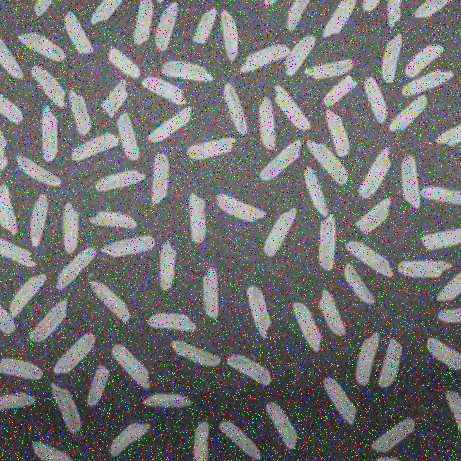
#> input picture images/noise.png, 461 x 461 px; its folder holds only this picture in this run
$ python project_1_count_num_of_rice.py
#> lines starting #> are read from the running program, lines starting #| are printed output that depends on the picture; after the words box and inside, x2 and y2 are one past the last pixel; in counts of white or black regions, pixels touching at a corner belong together
#> further down, img_ori is the input picture: shape (461, 461, 3); mean B, G, R 111.8, 111.8, 111.8
import numpy as np
import cv2
import glob
import time

# thresh_size xác định kích thước của vùng sẽ đặt lại giá trị xung quanh mỗi điểm nhiễu để các tần số lân cận cũng bị loại bỏ.
def denoise_periodic(img, filter_size=2, center_threshold_factor=50):
#> called with filter_size = 1, center_threshold_factor = 50
    height, width = img.shape[:]
#> height = 461; width = 461
    img_fft = np.fft.fft2(img)
    shifted_fft = np.fft.fftshift(img_fft)

    # Hiển thị biến đổi Fourier bằng log của fft
    magnitude_spectrum = 20 * np.log(np.abs(shifted_fft))
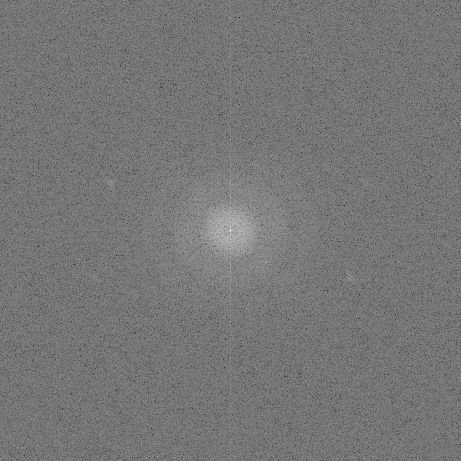
#> magnitude_spectrum: shape (461, 461) float64; min 43.63, max 339.7, mean 180.9; drawn with min black and max white

    # Lấy giá trị tại điểm trung tâm
    center_value = magnitude_spectrum[int(height / 2)][int(width / 2)]
#> center_value = 339.7

    # Tìm điểm có tần số cao
    # Tạo bộ lọc nhân chập có giá trị trung tâm là -1 và xung quanh là giá trị dương.
    # Bộ lọc này giúp phát hiện các điểm tần số nhiễu cao bằng cách làm nổi bật các điểm có tần số cao so với tần số trung bình xung quanh.
    freq_magnitude = np.copy(magnitude_spectrum)
    # tạo ma trận có độ lớn [2 * filter_size + 1, 2 * filter_size + 1], điểm trung tâm set = 1
    convolution_kernel = np.ones((2 * filter_size + 1, 2 * filter_size + 1), np.float32) / ((2 * filter_size + 1) * (2 * filter_size + 1) - 1)
    convolution_kernel[filter_size][filter_size] = -1
    convolution_kernel = -convolution_kernel

    filtered_freq = cv2.filter2D(freq_magnitude, -1, convolution_kernel)
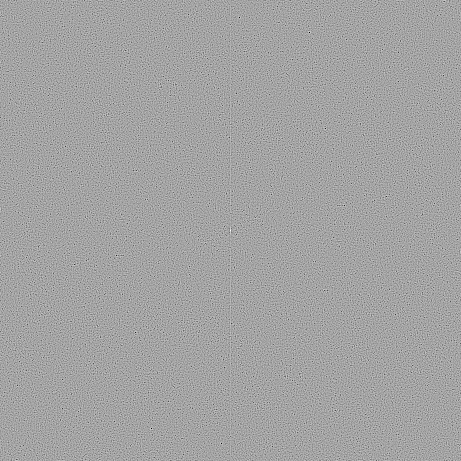
#> filtered_freq: shape (461, 461) float64; min -143.9, max 80.48, mean 0; drawn with min black and max white

    center_threshold = center_value * center_threshold_factor / 356
#> center_threshold = 47.71

    filtered_freq[int(height / 2)][int(width / 2)] = 0
#> filtered_freq: shape (461, 461) float64; under 0.01% of pixels changed, all inside (x1, y1, x2, y2) = (230, 230, 231, 231)
    high_freq_indices = np.where(filtered_freq > center_threshold)
#> high_freq_indices = (empty array, empty array)

    # Loại bỏ các điểm không phải là cực đại
    # tọa độ của các điểm tần số cao được chọn lọc
    selected_x = []
    selected_y = []

    for i, _ in enumerate(high_freq_indices[0]):
        point_value = magnitude_spectrum[high_freq_indices[0][i]][high_freq_indices[1][i]]
        local_area = np.copy(magnitude_spectrum[
            max(0, high_freq_indices[0][i] - filter_size):min(height, high_freq_indices[0][i] + filter_size + 1),
            max(0, high_freq_indices[1][i] - filter_size):min(width, high_freq_indices[1][i] + filter_size + 1)
        ])
        local_area[filter_size][filter_size] = 0

        max_local_value = np.amax(local_area)

        if point_value - max_local_value < 20:
            continue
        selected_x.append(high_freq_indices[0][i])
        selected_y.append(high_freq_indices[1][i])
#> this loop made 0 passes
#> after the loop, selected_x = []; selected_y = []

    # Đặt giá trị tại các điểm nhiễu đã chọn về 1
    for i, _ in enumerate(selected_x):
        x =  selected_x[i]
        y =  selected_y[i]
        shifted_fft[x, y] = 1

    # Khôi phục ảnh sau khi khử nhiễu
    inverse_shifted_fft = np.fft.ifftshift(shifted_fft)
    img_denoised = np.fft.ifft2(inverse_shifted_fft)
    img_denoised = np.abs(img_denoised).astype(np.uint8)

    return img_denoised

def count_objects(img):
    # Khử nhiễu chung
    median_filtered = cv2.medianBlur(img, 5)
    gaussian_blurred = cv2.GaussianBlur(median_filtered, (5, 5), 0)

    # Mở rộng ảnh để các bước lọc không ảnh hưởng đến các vùng ở cạnh
    # lật ảnh 3 kiểu
    flipped_all = cv2.flip(gaussian_blurred, -1)
    flipped_vertical = cv2.flip(gaussian_blurred, 0)
    flipped_horizontal = cv2.flip(gaussian_blurred, 1)

    # gắn ảnh đã lật thành 3*3 ảnh
    row_top = np.concatenate((flipped_all, flipped_vertical, flipped_all), axis=1)
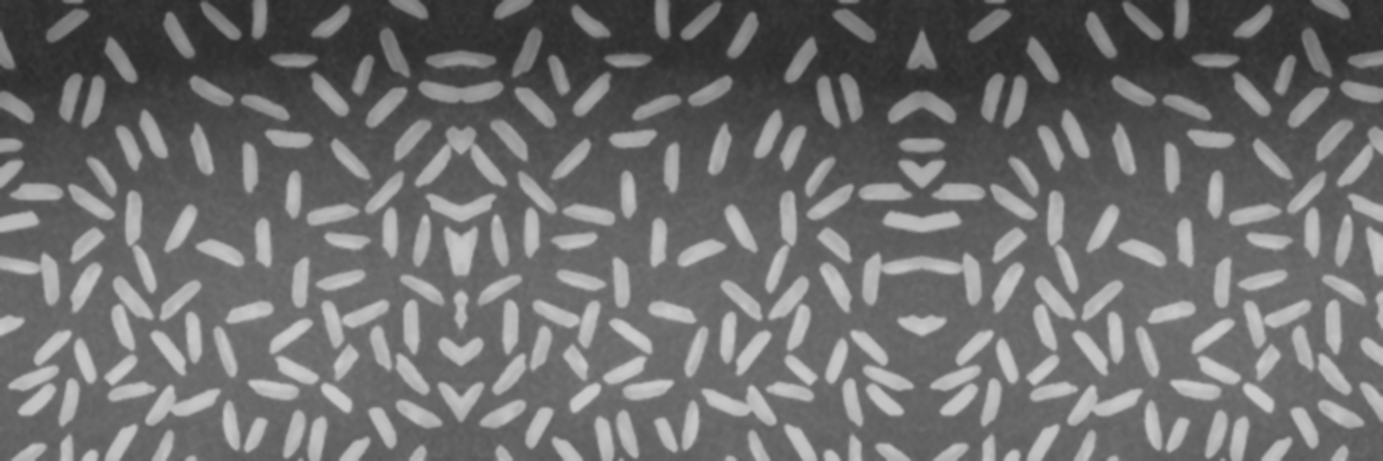
#> row_top: shape (461, 1383); min 43, max 203, mean 109.7
    row_middle = np.concatenate((flipped_horizontal, gaussian_blurred, flipped_horizontal), axis=1)
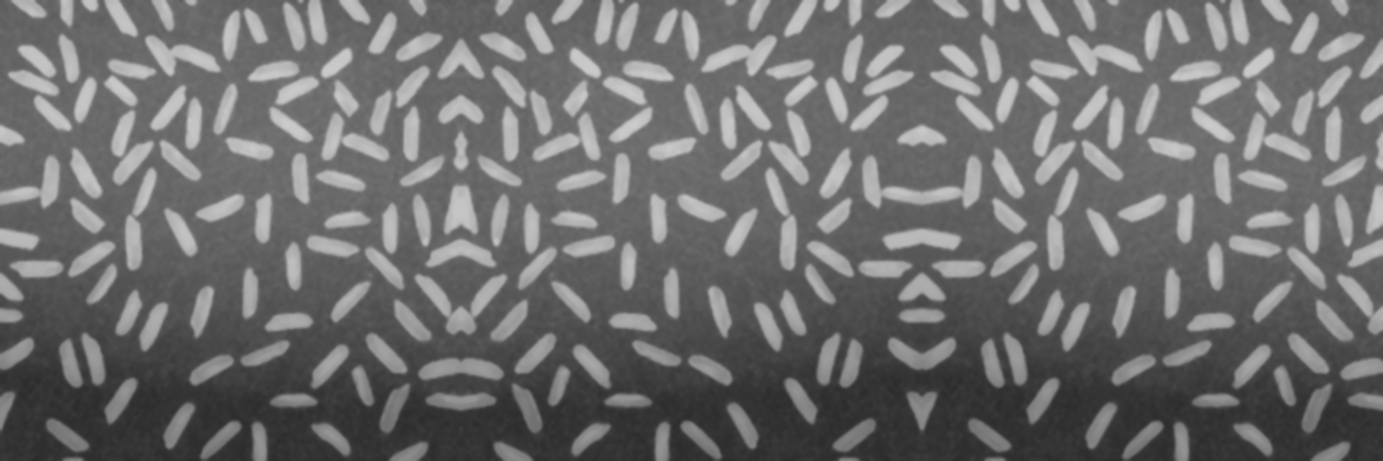
#> row_middle: shape (461, 1383); min 43, max 203, mean 109.7
    row_bottom = np.concatenate((flipped_all, flipped_vertical, flipped_all), axis=1)

    expanded_img = np.concatenate((row_top, row_middle, row_bottom), axis=0)

    # Xác định lại kích thước sau khi mở rộng
    expanded_height, expanded_width = expanded_img.shape[:]
#> expanded_height = 1383; expanded_width = 1383
    x1, x2 = int(expanded_width / 3), int(2 * expanded_width / 3)
#> x1 = 461; x2 = 922
    y1, y2 = int(expanded_height / 3), int(2 * expanded_height / 3)
#> y1 = 461; y2 = 922

    # Cân bằng histogram cục bộ
    clahe = cv2.createCLAHE(clipLimit=5, tileGridSize=(int(expanded_width / 50), int(expanded_height / 50)))
    equalized_img = clahe.apply(expanded_img)
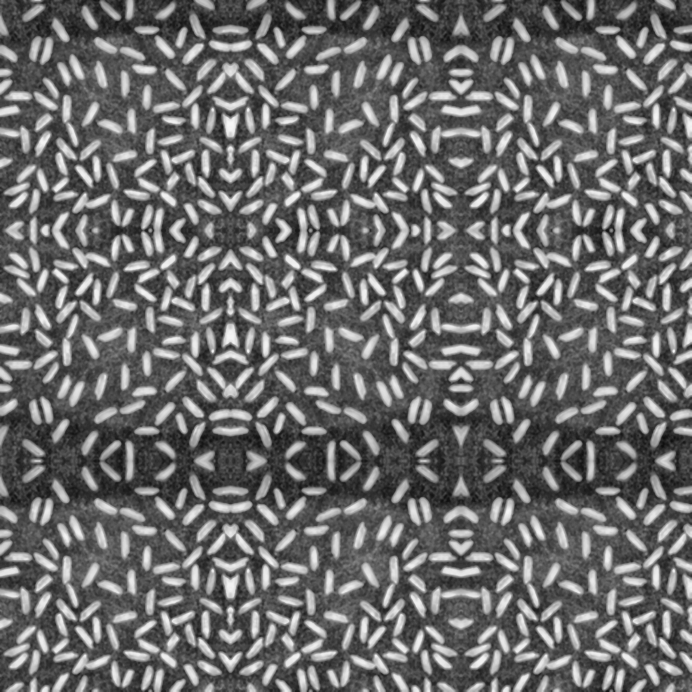
#> equalized_img: shape (1383, 1383) (shown at 1/2 size); min 12, max 247, mean 108.2
    # làm mịn ảnh
    equalized_img = cv2.GaussianBlur(equalized_img, (5, 5), 0)

    # Ngưỡng hóa cục bộ
    # Nhị phân ảnh
    thresholded_img = cv2.adaptiveThreshold(equalized_img, 255, cv2.ADAPTIVE_THRESH_GAUSSIAN_C, cv2.THRESH_BINARY, 55, -12)
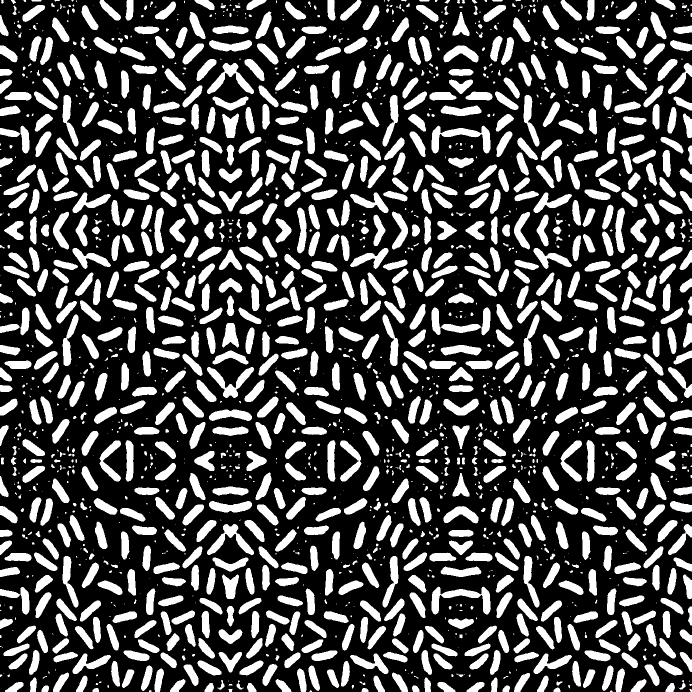
#> thresholded_img: shape (1383, 1383) (shown at 1/2 size); 29.2% white; 1962 white regions (770 under 20 px), largest, box (x1, y1, x2, y2) and area: (863, 251, 981, 307) 2457, (863, 1173, 982, 1229) 2450, (414, 126, 508, 188) 1895
    cropped_thresholded_img = thresholded_img[y1:y2, x1:x2]
#> cropped_thresholded_img: shape (461, 461); 29.2% white; 239 white regions (94 under 20 px), largest, box (x1, y1, x2, y2) and area: (304, 168, 336, 271) 1325, (239, 35, 316, 77) 1266, (0, 273, 47, 335) 941

    # Tạo kernel để làm giãn và xói ảnh, giúp loại nhiễu và tách các đối tượng gần nhau
    # small_kernel erosion với kernel nhỏ làm giảm kích thước các đối tượng nhỏ, loại bỏ các điểm nhiễu nhỏ xung quanh.
    # small_kernel dilation sau đó giúp phục hồi các đối tượng chính trong ảnh, đảm bảo các chi tiết quan trọng không bị mất đi.
    # large_kernel Loại bỏ các kết nối mỏng hoặc vùng không mong muốn giữa các đối tượng lớn.
    small_kernel = cv2.getStructuringElement(cv2.MORPH_RECT, (3, 3))
    large_kernel = cv2.getStructuringElement(cv2.MORPH_RECT, (6, 6))

    # Giãn và xói ảnh để loại bỏ nhiễu
    processed_img = cv2.erode(cropped_thresholded_img, small_kernel, iterations=1)
#> processed_img: shape (461, 461); 22.2% white; 179 white regions (74 under 20 px), largest, box (x1, y1, x2, y2) and area: (241, 36, 315, 75) 978, (0, 274, 46, 334) 726, (51, 384, 81, 436) 685
    processed_img = cv2.dilate(processed_img, small_kernel, iterations=1)
#> processed_img: shape (461, 461); 28.9% white; 176 white regions (44 under 20 px), largest, box (x1, y1, x2, y2) and area: (304, 168, 336, 271) 1325, (240, 35, 316, 76) 1262, (0, 273, 47, 335) 941
    processed_img = cv2.erode(processed_img, large_kernel, iterations=1)
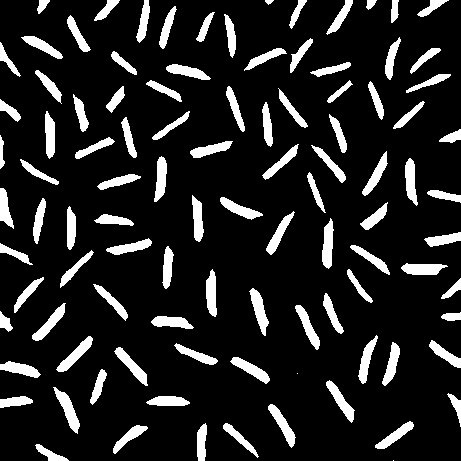
#> processed_img: shape (461, 461); 13.6% white; 101 white regions (2 under 20 px)

    # Tìm các đường viền (contours)
    contours, _ = cv2.findContours(processed_img, cv2.RETR_EXTERNAL, cv2.CHAIN_APPROX_SIMPLE)
#> contours = 101 contours, 3 with area under 20; largest, box (x1, y1, x2, y2) and area: (53, 387, 80, 434) 398, (56, 336, 93, 372) 378, (249, 288, 269, 336) 376, (322, 218, 334, 269) 368, (401, 263, 448, 275) 366

    # Tìm đường viền lớn nhất
    count = 0
    max_area = 0
    for contour in contours:
        area = cv2.contourArea(contour)
        max_area = max(area, max_area)
#> this loop made 101 passes
#> (area, max_area) on passes 2, 3, 4, 5, 6, 7, 8, 9, 10, 11, 12, 14: (185, 185), (289, 289), (250.5, 289), (261.5, 289), (320, 320), (358.5, 358.5), (299.5, 358.5), (230, 358.5), (134.5, 358.5), (398.5, 398.5), (351, 398.5), (226, 398.5)

    # Đếm các đối tượng có diện tích đủ lớn so với đối tượng lớn nhất
    for contour in contours:
        # giảm bớt số điểm trong đường viền, giúp đơn giản hóa hình dạng của đối tượng.
        approx_contour = cv2.approxPolyDP(contour, 3, True)
        bounding_rect = cv2.boundingRect(approx_contour)

        area = cv2.contourArea(contour)
        if area < 0.08 * max_area:
            continue

        count += 1
        # ve hình vuong
        cv2.rectangle(img, (int(bounding_rect[0]), int(bounding_rect[1])),
                      (int(bounding_rect[0] + bounding_rect[2]), int(bounding_rect[1] + bounding_rect[3])), (0, 255, 0), 1)
        # ve duong vien
        cv2.drawContours(img, contours, -1, (0, 0, 255), 1)
#> this loop made 2 passes
#> (approx_contour, bounding_rect, area, count) on pass 2: ([[35, 445], [48, 460], [68, 460]], (35, 445, 34, 16), 185, 1)
#> after the loop, count = 1

    return img, count

i=0
cv2.namedWindow("rice count", cv2.WINDOW_AUTOSIZE)
for path in glob.glob("images/*"):
    print("image file: ", path)
    t = time.time()
    img_ori = cv2.imread(path)

    img_gray = cv2.cvtColor(img_ori,cv2.COLOR_BGR2GRAY)
    h,w = img_gray.shape[:]

    img_denoised = denoise_periodic(img_gray, 1, 50)
    cv2.imshow("img_denoised ", img_denoised)

    img_denoise = img_denoised.copy()

#> (the run stopped early here; a loop or call above may not have finished)

$ run again, on images/sinus.png
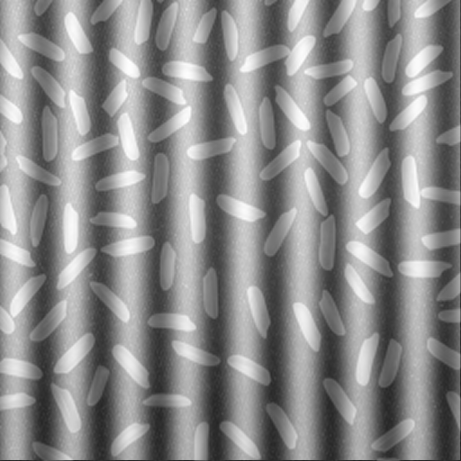
#> input picture images/sinus.png, 461 x 461 px
#> img_ori is the input picture: shape (461, 461, 3); min 37, max 255, mean 140.2
#> center_value = 344.2
#> center_threshold = 48.34
#> high_freq_indices = 266 positions, rows 0 to 460, columns 19 to 441
#> the loop in denoise_periodic, `for i, _ in enumerate(high_freq_indices[0]):` made 266 passes
#> (point_value, max_local_value) on passes 3 to 5: (210.4, 210.9), (191.5, 191.8), (210.7, 210.8)
#> after the loop in denoise_periodic, `for i, _ in enumerate(high_freq_indices[0]):`: selected_x = [230, 230]; selected_y = [222, 238]
#> the loop in denoise_periodic, `for i, _ in enumerate(selected_x):` made 2 passes
#> (x, y) on passes 1 to 2: (230, 222), (230, 238)
#> in count_objects, `thresholded_img = cv2.adaptiveThreshold(equalized_img, 255, cv2.ADAPTI..`:
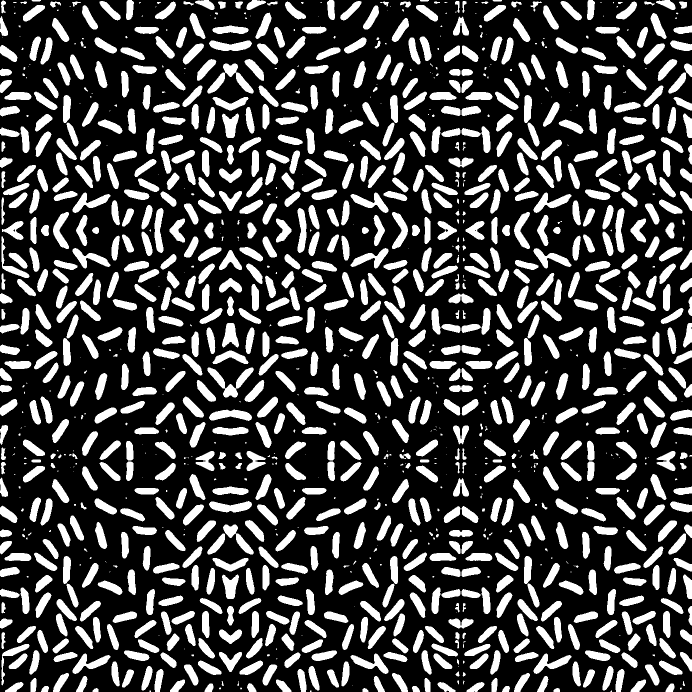
#> thresholded_img: shape (1383, 1383) (shown at 1/2 size); 27% white; 1309 white regions (351 under 20 px), largest, box (x1, y1, x2, y2) and area: (415, 735, 508, 795) 1796, (418, 1002, 504, 1025) 1273, (418, 819, 504, 842) 1263
#> cropped_thresholded_img: shape (461, 461); 27% white; 162 white regions (49 under 20 px), largest, box (x1, y1, x2, y2) and area: (240, 35, 316, 76) 1206, (0, 274, 47, 334) 902, (50, 383, 82, 435) 787
#> in count_objects, `processed_img = cv2.erode(processed_img, large_kernel, iterations=1)`:
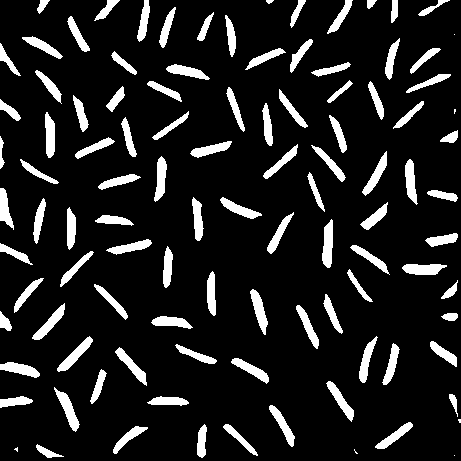
#> processed_img: shape (461, 461); 12.2% white; 105 white regions (6 under 20 px)
#> contours = 105 contours, 7 with area under 20; largest, box (x1, y1, x2, y2) and area: (322, 219, 333, 268) 351, (54, 387, 80, 432) 348, (57, 336, 93, 372) 345, (402, 264, 447, 275) 336, (250, 289, 268, 335) 330
#> the loop in count_objects, `for contour in contours:` made 105 passes
#> (area, max_area) on passes 4, 5, 6, 7, 8, 10, 11, 12: (118.5, 118.5), (254, 254), (218, 254), (212, 254), (281.5, 281.5), (298, 298), (241.5, 298), (209.5, 298)
#> the loop in count_objects, `for contour in contours:` made 4 passes
#> (approx_contour, bounding_rect, area, count) on pass 4: ([[36, 445], [47, 457], [63, 456]], (36, 445, 28, 13), 118.5, 1)
#> after the loop in count_objects, `for contour in contours:`: count = 1
